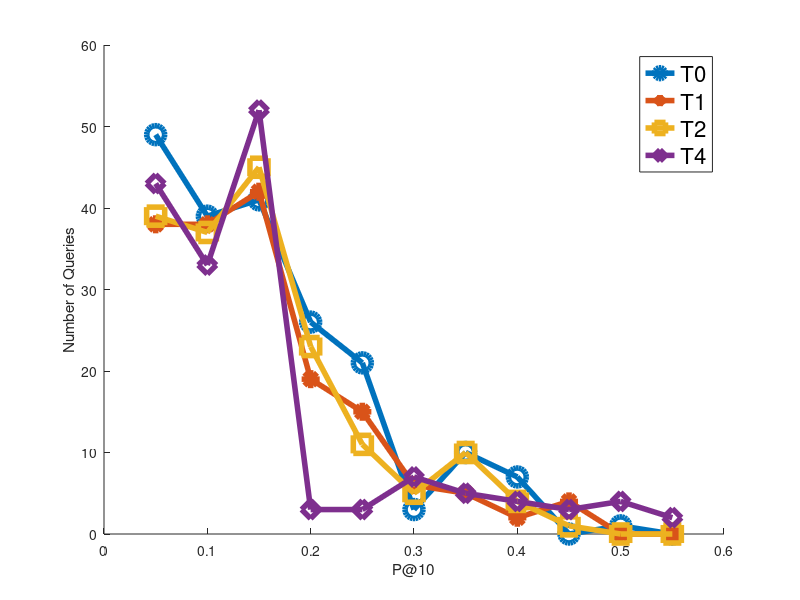

Reproduce this figure in MATLAB.
function [ ] = query_performance_plot( )
%QUERY_PERFORMANCE_PLOT For the discussion, plots queryperf.
    co = [0    0.4470    0.7410
      0.8500    0.3250    0.0980
      0.9290    0.6940    0.1250
      0.4940    0.1840    0.5560];
    set(groot,'defaultAxesColorOrder',co);

    t0 = [49 39 41 26 21 3 10 7 0 1 0];
    t1 = [38 38 42 19 15 6 5 2 4 0 0 ];
    t2 = [39 37 45 23 11 5 10 4 1 0 0 ];
    t4 = [43 33 52 3 3 7 5 4 3 4 2];
    
    hold all;
    
    plot(t0, '-o', 'LineWidth', 4, 'MarkerSize', 13, 'DisplayName', 'T0');
    plot(t1, '-*', 'LineWidth', 4, 'MarkerSize', 13, 'DisplayName', 'T1');
    plot(t2, '-s', 'LineWidth', 4, 'MarkerSize', 13, 'DisplayName', 'T2');
    plot(t4, '-d', 'LineWidth', 4, 'MarkerSize', 13, 'DisplayName', 'T4');
    
    the_legend = legend(gca, 'show');
    set(the_legend, 'FontSize', 16);
    %xlim([0 25]);
    %ylim([0 3]);
    xlabel('P@10');
    xticklabels({'0', '0.1', '0.2', '0.3', '0.4', '0.5', '0.6' ,'0.7', '0.8', '0.9' ,'1.0'})
    ylabel('Number of Queries');

end

